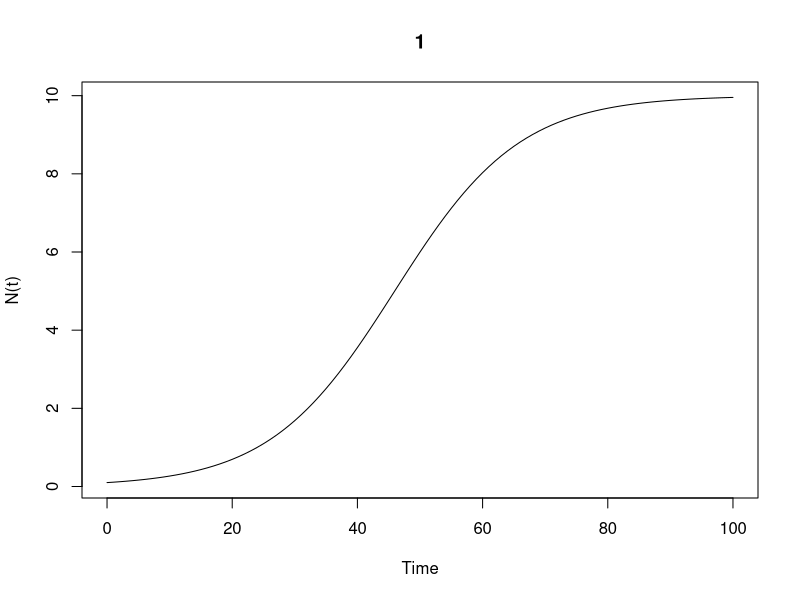

Here is the R script that generated this plot:
## Logistic Growth Equation
# dN/dt = r.N(1-(N/k))

# Analytical solution
# N(t) = k.N(theta).exp(r.t) / (k + N(0).(exp(r.t) - 1))

library(deSolve)

# Define model function with time, y, parameters

model = function(t, y, para){
  N <- y
  r <- para[1]
  k <- para[2]
  dN <- r * N * (1 - (N/k)) # dN here refers to dN/dt
  list(dN) # function automatically returns dN as a list
}

# Give initial value
y <- 0.1

# Give parameter values - r, k
para <- c(0.1, 10)

# Time range for solution
t <- seq(0, 100, 1)

# Calling ODE function
out <- ode(y = y, times = t, func = model, parms = para)

# Plotting solution
plot(out, xlab = "Time", ylab = "N(t)")

#Print summary
print(out)
